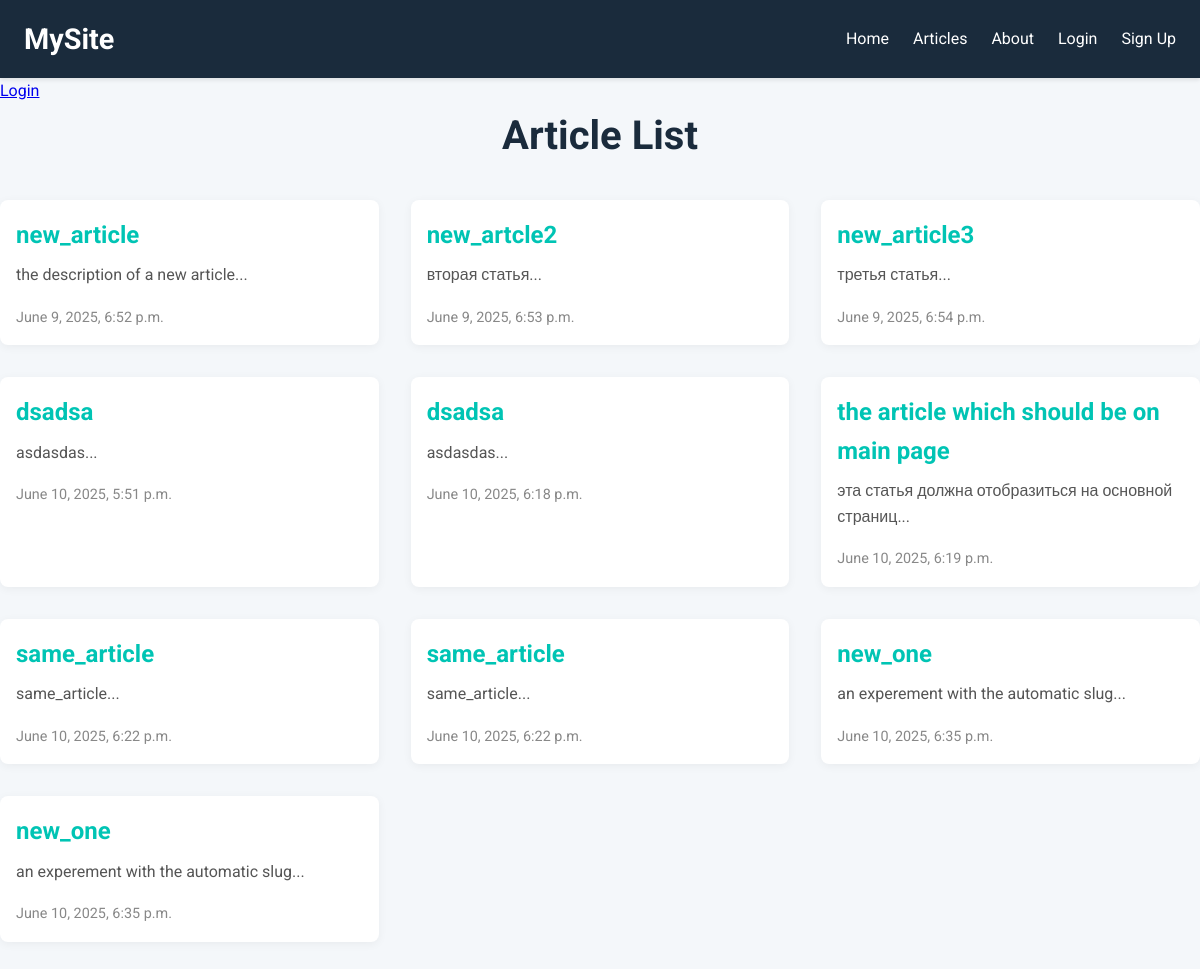
Before: / with the older database file.
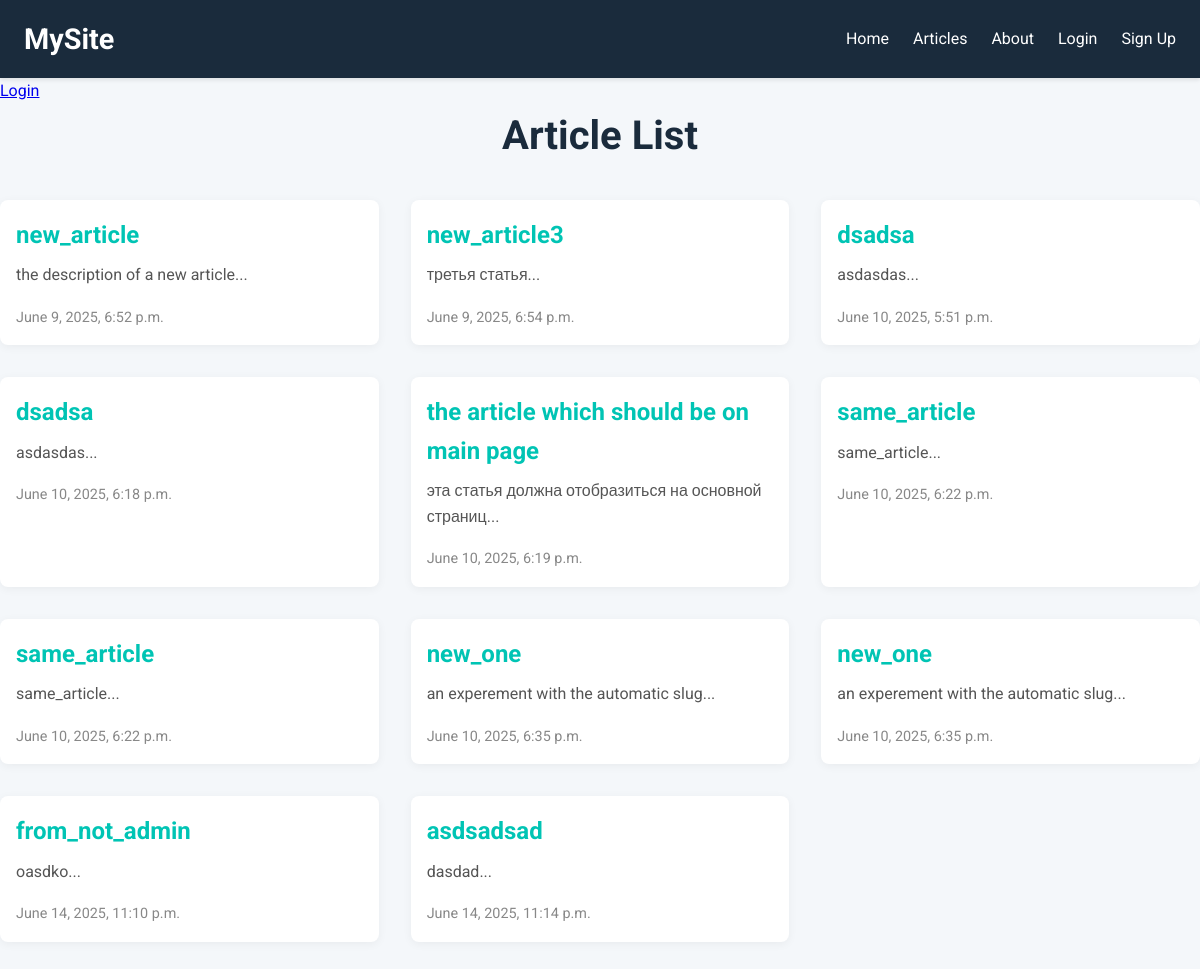
After: the same page with the newer database file.
### articles/models.py (models this page shows, shortened)
class Article(models.Model):
    title = models.CharField(max_length=200)
    slug = models.SlugField()
    body = models.TextField()
    date = models.DateTimeField(auto_now_add=True)
    thumbnail = models.ImageField(upload_to='images/', blank=True)
    author = models.ForeignKey(User, default=None, on_delete=models.CASCADE)
    def snippet(self):
        return self.body[0:50] + '...'

### articles/views.py (the view)
# urls.py: path('', views.article_list, name='list'),
def article_list(request):
    articles = Article.objects.all().order_by('date')
    return render(request, 'articles/article_list.html', {'articles': articles})

### articles/templates/articles/article_list.html (shortened to what this page needs)
{% extends "base_layout.html" %}
{% block content %}
<main>
    <nav>
        <ul>
            {% if user.is_authenticated %}
            <li>
                <form class="form" action="{% url 'accounts:logout'%}" method="post">
                    {% csrf_token %}
                    <button type="submit">Logout</button>
                </form>
            </li>
            <li>
                <a href="{% url 'articles:article_create' %}">Create article</a>
            </li>
            {% else %}
            <li>
               <a href="{% url 'accounts:login' %}">Login</a>
            </li>
            {% endif %}
        </ul>
    </nav>
    <h1>Article List</h1>
    <div class="articles">
        {% for element in articles %}
        <div class="article__item">
            <h2>
                <a href="{% url 'articles:article_detail' slug=element.slug %}" >{{ element.title }}</a>
            </h2>
            <p>{{ element.snippet }}</p>
            <time>
                {{ element.date }}
            </time>
        </div>
        {% endfor %}
    </div>
</main>
{% endblock content %}

### templates/base_layout.html (shortened to what this page needs)
{% load static %}
<!DOCTYPE html>
<html lang="en">
<head>
    <link rel="stylesheet" href="{% static 'css/style.css' %}">
</head>
<body>
    <header class="site-header">
        <div class="container">
            <div class="logo">
                <a href="{% url 'homepage' %}">MySite</a>
            </div>
            <div class="navbar">
                <ul>
                    <li><a href="{% url 'homepage' %}">Home</a></li>
                    <li><a href="{% url 'articles:list' %}">Articles</a></li>
                    <li><a href="{% url 'about' %}">About</a></li>
                    {% if user.is_authenticated %}
                        <li>
                            <form class="form" action="{% url 'accounts:logout' %}" method="post">
                                {% csrf_token %}
                                <button type="submit">Logout</button>
                            </form>
                        </li>
                    {% else %}
                        <li class="nav-item ms-auto">
                            <a class="btn btn-outline-primary" href="{% url 'accounts:login' %}">Login</a>
                        </li>
                        <li class="nav-item ms-3">
                            <a class="btn btn-primary" href="{% url 'accounts:signup' %}">Sign Up</a>
                        </li>
                    {% endif %}
                </ul>
            </div>
        </div>
    </header>
    {% block content %}{% endblock content %}
</body>
</html>

### static/css/style.css (style rules this page uses)
* { margin: 0; padding: 0; box-sizing: border-box; }
body { font-family: 'Roboto', Arial, sans-serif; background-color: #f4f7fa; color: #333; line-height: 1.6; margin: 0; }
.site-header { background-color: #1a2b3c; padding: 1rem 0; box-shadow: 0 2px 4px rgba(0, 0, 0, 0.1); position: sticky; top: 0; z-index: 1000; }
.site-header .container { max-width: 1200px; margin: 0 auto; display: flex; justify-content: space-between; align-items: center; padding: 0 1.5rem; }
.logo a { font-size: 1.8rem; color: #ffffff; text-decoration: none; font-weight: 700; }
.navbar ul { list-style: none; display: flex; gap: 1.5rem; }
.navbar ul li a { color: #ffffff; text-decoration: none; font-weight: 400; font-size: 1rem; transition: color 0.3s ease; }
.container { max-width: 1200px; margin: 0 auto; padding: 2rem 1.5rem; }
h1, h2, h3 { color: #1a2b3c; margin-bottom: 1rem; }
h1 { font-size: 2.5rem; text-align: center; }
h2 { font-size: 1.8rem; }
.articles { display: grid; grid-template-columns: repeat(auto-fit, minmax(300px, 1fr)); gap: 2rem; margin: 2rem 0; }
.article__item { background: #ffffff; padding: 1.5rem; border-radius: 8px; box-shadow: 0 2px 10px rgba(0, 0, 0, 0.05); transition: transform 0.3s ease; }
.article__item h2 { font-size: 1.5rem; margin-bottom: 0.5rem; }
.article__item a { text-decoration: none; color: #00c4b4; }
.article__item p { color: #555; margin-bottom: 1rem; }
.article__item time { font-size: 0.9rem; color: #888; }
.article__item { padding: 1rem; }

Changed rows visible on the page:
removed Article: title "new_artcle2", snippet "вторая статья...", date "June 9, 2025, 6:53 p.m."
added Article: title "from_not_admin", snippet "oasdko...", date "June 14, 2025, 11:10 p.m."
added Article: title "asdsadsad", snippet "dasdad...", date "June 14, 2025, 11:14 p.m."
